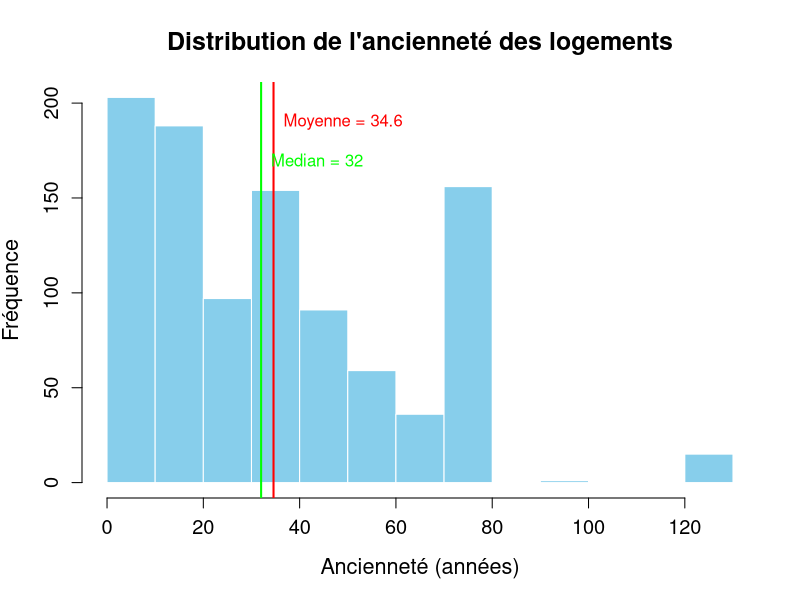
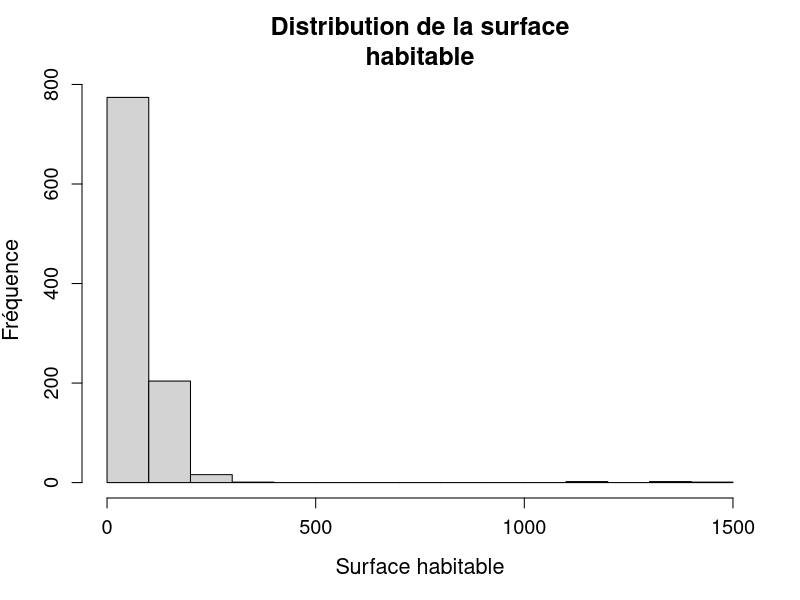
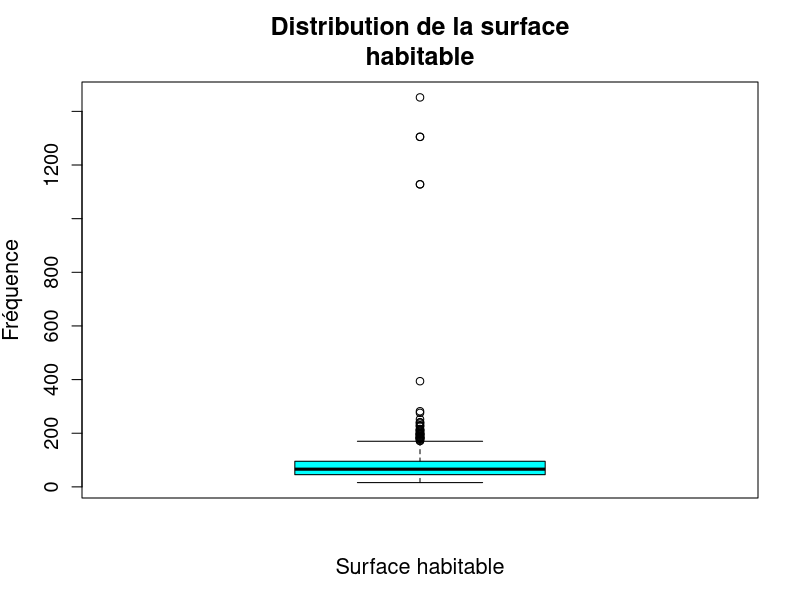
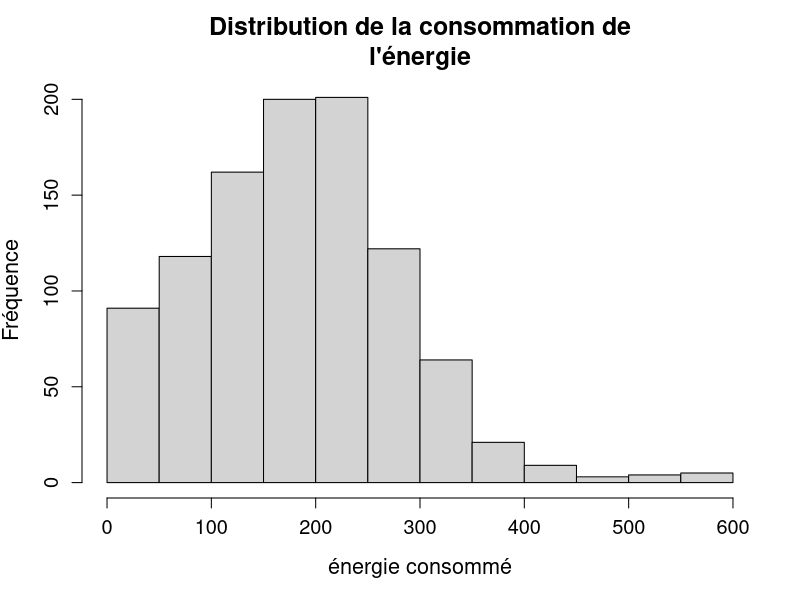
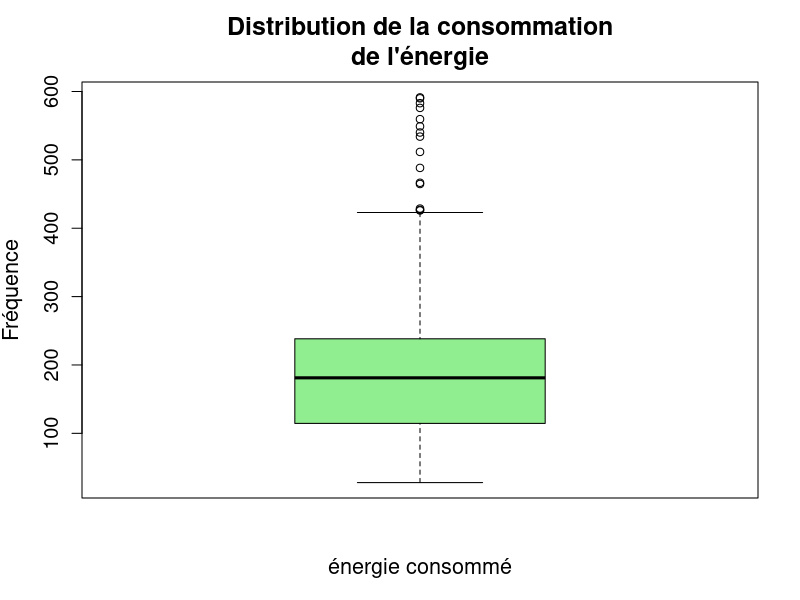
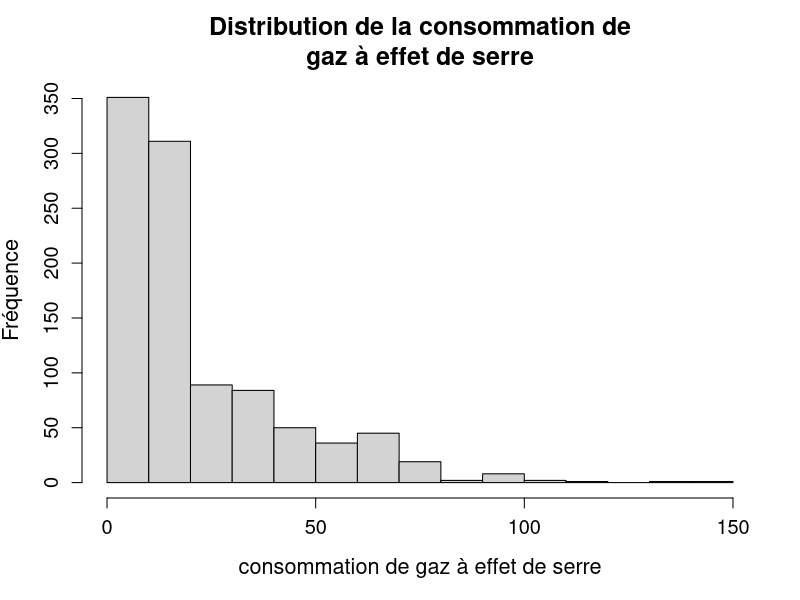
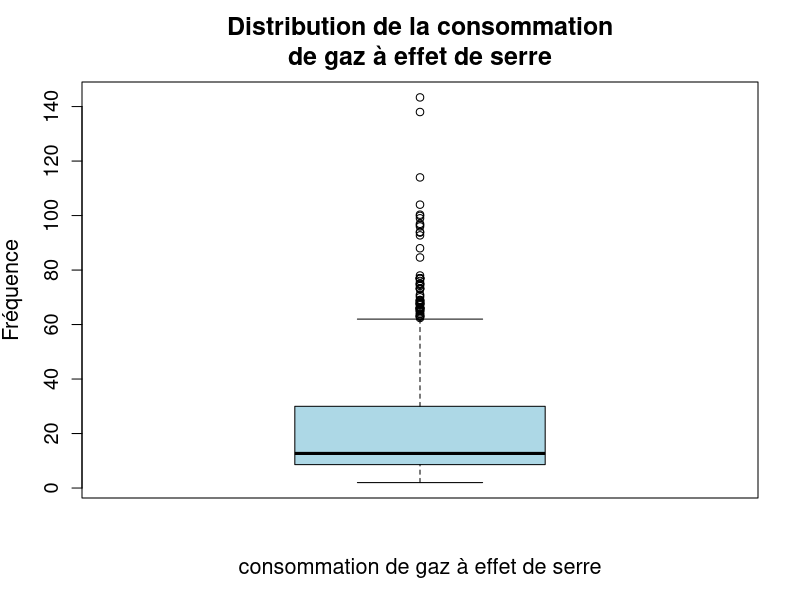
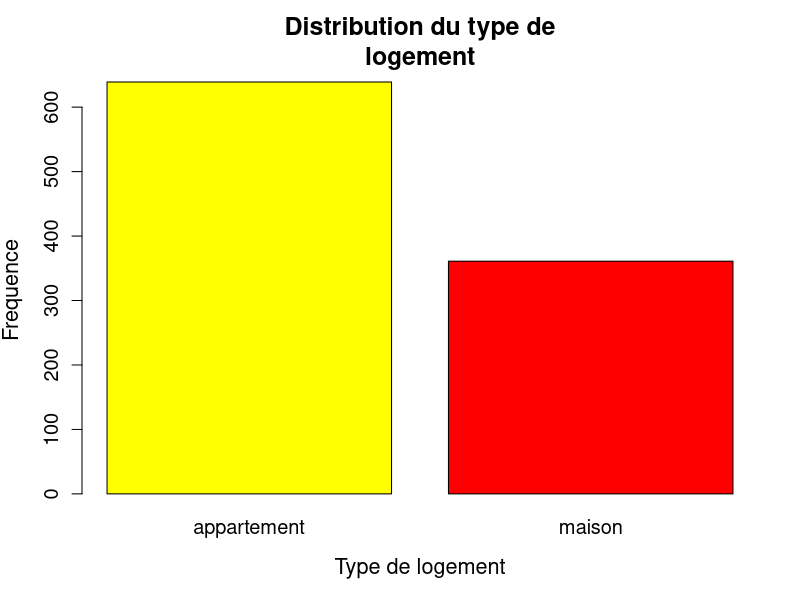

Recreate these plots in R, in order.
## ---- chunk 1
data_dpe <- read.table("data_dpe.txt", header = TRUE, sep = "")
data_dpe$anciennete = 2021 - data_dpe$annee_construction
summary(data_dpe$anciennete)
## ---- chunk 2
anciennete <- data_dpe$anciennete
round(sd(anciennete))
cv=round((sd(anciennete)/mean(anciennete))*100) # cv = coeff de variation
cv
## ---- chunk 3
par(cex.main=1.5, cex.lab=1.3, cex.axis=1.2)

hist(data_dpe$anciennete,
     main ="Distribution de l'ancienneté des logements",
     xlab ="Ancienneté (années)",
     ylab ="Fréquence",
     col ="skyblue",border ="white")

# Calculer moyenne et median
moyenne <- mean(data_dpe$anciennete)
mediane <- median(data_dpe$anciennete)

# Ajouter une ligne pour la moyenne (rouge)
abline(v = moyenne, col ="red", lwd =2)
text(moyenne, par("usr")[4]*0.9,
     labels = paste0("Moyenne = ", round(moyenne,1)),col="red", pos=4)

# Ajouter une ligne pour la médiane (vert)
abline(v = mediane, col ="green", lwd =2)
text(mediane, par("usr")[4]*0.8,
     labels = paste0("Median = ", mediane),col="green", pos=4)
## ---- chunk 4
summary(data_dpe$surface_habitable)
sd(data_dpe$surface_habitable)
cv=round(sd(data_dpe$surface_habitable)/mean(data_dpe$surface_habitable)*100) 
cv
## ---- chunk 5
hist(data_dpe$surface_habitable, main = "Distribution de la surface
habitable", xlab = "Surface habitable",ylab = "Fréquence")
## ---- chunk 6
boxplot(data_dpe$surface_habitable, main = "Distribution de la surface
habitable", xlab = "Surface habitable",ylab = "Fréquence",col = "cyan")
## ---- chunk 7
summary(data_dpe$conso_energie)
sd(data_dpe$conso_energie)
cv=round(sd(data_dpe$conso_energie)/mean(data_dpe$conso_energie))*100
cv
## ---- chunk 8
hist(data_dpe$conso_energie, main = "Distribution de la consommation de
l'énergie",xlab = "énergie consommé", ylab = "Fréquence")
## ---- chunk 9
boxplot(data_dpe$conso_energie, main = "Distribution de la consommation
de l'énergie", xlab = "énergie consommé", ylab = "Fréquence",col = "lightgreen")
## ---- chunk 10
summary(data_dpe$emission_ges)
sd(data_dpe$emission_ges)
cv=round(sd(data_dpe$emission_ges)/mean(data_dpe$emission_ges)*100)
cv
## ---- chunk 11
hist(data_dpe$emission_ges, main = "Distribution de la consommation de
gaz à effet de serre"
,xlab = "consommation de gaz à effet de serre",ylab = "Fréquence")
## ---- chunk 12
boxplot(data_dpe$emission_ges, main = "Distribution de la consommation
de gaz à effet de serre"
,xlab = "consommation de gaz à effet de serre"
,ylab = "Fréquence",col = "lightblue")
## ---- chunk 13
data_dpe$type_logement <- factor(
  data_dpe$type_logement,levels = c(1, 2),labels = c("appartement", "maison"))
summary(data_dpe$type_logement)
## ---- chunk 14
barplot(table(data_dpe$type_logement), main = "Distribution du type de
logement"
,xlab = "Type de logement",ylab= "Frequence",col = c("yellow","red"))
## ---- chunk 15
data_dpe$type_energie_chauffage <- factor(
  data_dpe$type_energie_chauffage,
  levels = c(1, 2, 3), labels = c("gaz", "électricité", "autre"))
summary(data_dpe$type_energie_chauffage)
## ---- chunk 16
barplot(table(data_dpe$type_energie_chauffage), main = "Distribution 
        du type de l'energie chauffage"
        ,xlab = "Type de de l'énergie chauffage"
        ,ylab= "Frequence",col= c("lightpink","slategray1","coral4"))
## ---- chunk 17
table(data_dpe$classe_conso_energie)
## ---- chunk 18
barplot(table(data_dpe$classe_conso_energie), main = "Distribution de
classe conso energie"
, xlab = "Classe consommation d'énergie"
, ylab= "Frequence"
,col =
c("floralwhite","plum3","aquamarine","firebrick","limegreen","khaki","navy"))
